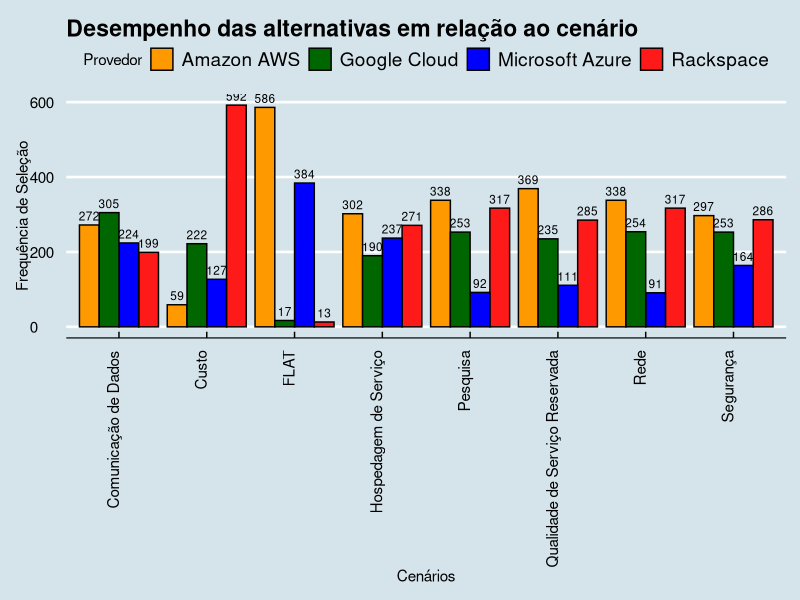
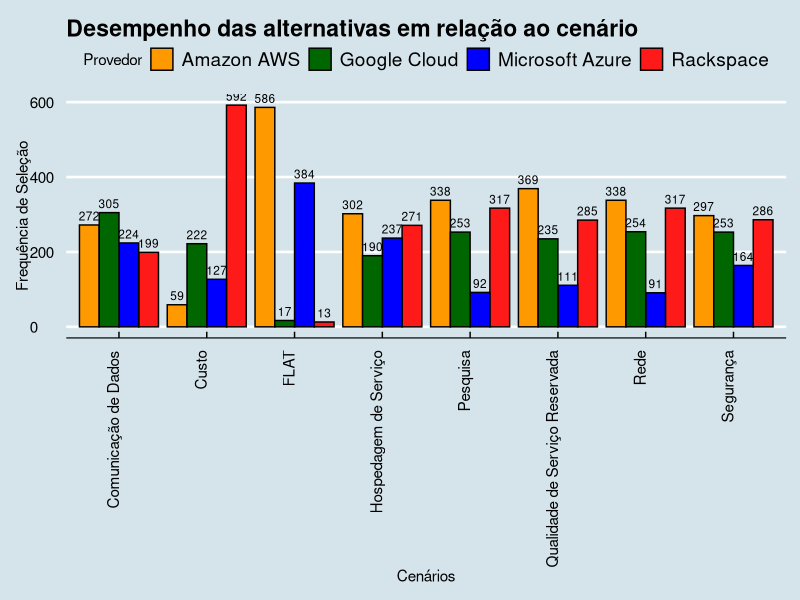

Source code (R) for these figures, in order:
df<- (read.table('dadosHisto.txt',header=TRUE,sep=';'))
df

library(ggplot2)
library("ggthemes")

h<-ggplot(data=df,aes(x=Cenario,y=Selecao,fill=Provedor))+
  ggtitle("Desempenho das alternativas em relação ao cenário")+
  xlab("Cenários")+
  ylab("Frequência de Seleção")+
  theme_economist(base_size=9)+
  geom_bar(stat="identity",color="black",position=position_dodge())+
  geom_text(aes(label=Selecao),vjust=-0.5,color="black",position=position_dodge(0.9),size=3.0)+
  scale_fill_manual(values=c("#ff9900", "#006600", "#0000ff","#ff1a1a"))+
  theme(legend.position="top",axis.text.x = element_text(angle = 90, hjust = 1))
h

png("histograma.png")
pdf("histograma.pdf")
print(h)
dev.off()

t.test(df$Selecao)